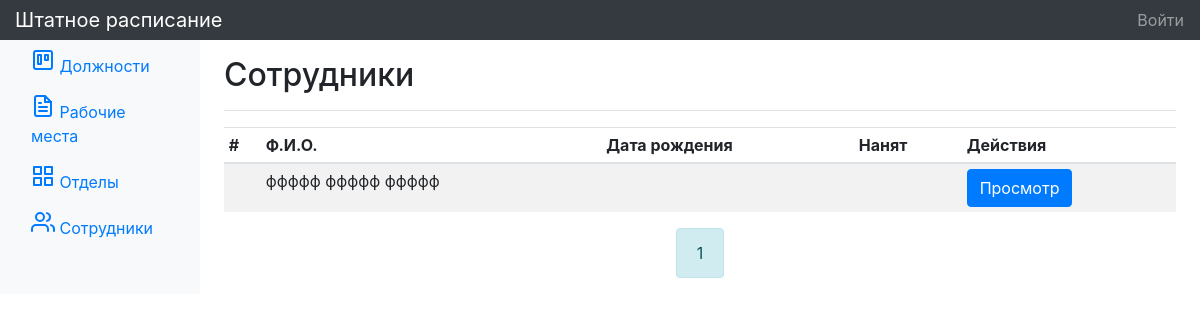
Page /employees on the earlier database version.
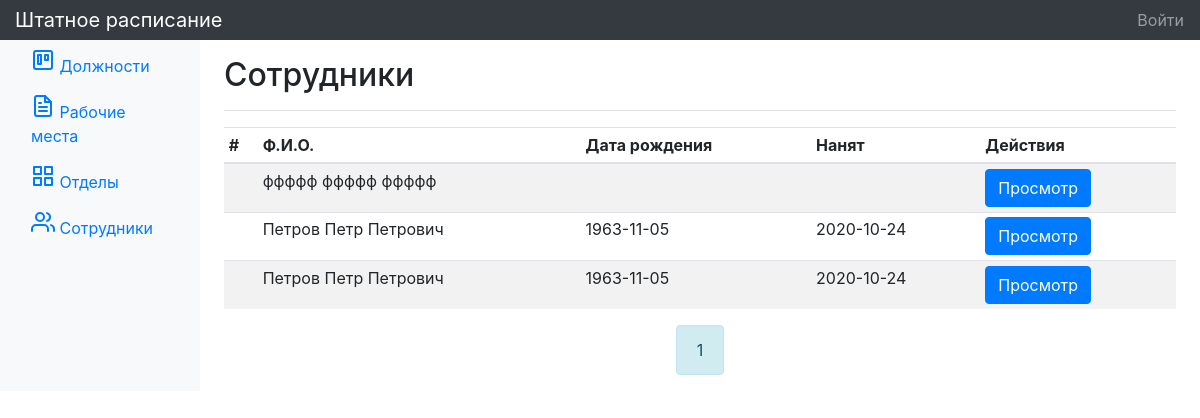
Same page on the later database version.
### tables this page shows
CREATE TABLE `employees` (
  `id` int(11) NOT NULL,
  `firstname` varchar(20) NOT NULL,
  `surname` varchar(20) NOT NULL,
  `patronymic` varchar(20) NOT NULL,
  `birthday` date DEFAULT NULL,
  `hired` date DEFAULT NULL,
  `fired` date DEFAULT NULL,
  `medical_exam` date DEFAULT NULL
);

### index.php (called while the page is built, shortened)
<?php
spl_autoload_register(function ($class) {
   $path = str_replace('\\', '/', $class . '.php');
});
$router = new Router();
$router->run();

### app/controllers/EmployeeController.php (called while the page is built, shortened)
<?php
class EmployeeController extends Controller
{
    public function index($page = 1) {
        $employee          = new Employee();
        $numberOfEmployees = (int) $employee->count();
        $employeePerPage   = 20;
        $pages             = (int) ceil($numberOfEmployees / $employeePerPage);
        if ($page === 1) $offset = 0;
        else $offset = $page * $employeePerPage;
        $employees = $employee->all()->take(
            $employeePerPage, $offset
        )->get();
        $paginator = new Paginator($pages, $page, 2, '../employees/page/');
        $this->view->render('Сотрудники', [
            'employees' => $employees,
            'paginator' => $paginator
        ]);
    }
}

### app/core/Db.php (called while the page is built, shortened)
<?php
class Db
{
    public function __construct()
    {
        try {
            $this->db = new PDO(
                'mysql:host=' . $_ENV['DB_HOST'] .
                ';port=' . $_ENV['DB_PORT'] .
                ';dbname=' . $_ENV['DB_DATABASE'],
                $_ENV['DB_USERNAME'],
                $_ENV['DB_PASSWORD']
            );
        } catch (\PDOException $e) {
            View::error_page_with_message($e->getMessage());
        }
    }
}

### app/core/Model.php (called while the page is built, shortened)
<?php
class Model
{
    private   $get_method   = 'fetchAll';
    protected $db;
    protected $table_name;
    protected $preparedData = [];
    protected $sql;
    public function __construct()
    {
        $db = new Db();
        $this->db = $db->db;
    }
    public function count()
    {
        $this->sql = "SELECT COUNT(*) FROM $this->table_name";
        $this->get_method = $this::FETCH_METHOD;
        return $this->get();
    }
    public function all()
    {
        $this->sql = "SELECT * FROM $this->table_name";
        return $this;
    }
    public function take(int $number, int $offset = null)
    {
        $this->get_method = $this::FETCH_ALL_METHOD;
        if ($offset !== null) $this->sql .= " LIMIT $number OFFSET $offset";
        else $this->sql .= " LIMIT $number";
        return $this;
    }
    public function get()
    {
        if ($this->issetSql()) {
            $this->stmt = $this->db->prepare($this->sql);
            if (!empty($this->preparedData)) $result = $this->stmt->execute($this->preparedData);
            else $result = $this->stmt->execute();
            try {
                if ($result === true) {
                    $method = $this->get_method;
                    return $this->stmt->$method();
                }
                else throw new \PDOException($this->stmt->errorInfo());
            } catch (\PDOException $e) {
                View::error_page_with_message($e->getMessage());
            }
        }
    }
    private function issetSql()
    {
        try {
            if ($this->sql === '') {
                throw new \Exception('Нарушен порядок построения запроса');
            } else {
                return true;
            }
        } catch (\Exception $e) {
            View::error_page_with_message($e->getMessage());
        }
    }
}

### app/models/User.php (called while the page is built, shortened)
<?php
class User extends Model
{
    public static function isAdmin() {
        if (isset($_SESSION['username']) && $_SESSION['username'] === 'admin') return true;
        else return false;
    }
}

### app/views/employee/index.php (the view, shortened to what this page needs)
<?php if (empty($employees)) : ?>
    <div class="alert alert-primary" role="alert">
        Добавьте сотрудников.
    </div>
<?php else : ?>
    <div class="table-responsive">
        <table class="table table-striped table-sm">
            <thead>
                <tr>
                    <th>#</th>
                    <th>Ф.И.О.</th>
                    <th>Дата рождения</th>
                    <th>Нанят</th>
                    <th>Действия</th>
                </tr>
            </thead>
            <tbody>
                <?php foreach ($employees as $employee) : ?>
                    <tr>
                        <td></td>
                        <td><?= $employee['surname'] ?> <?= $employee['firstname'] ?> <?= $employee['patronymic'] ?></td>
                        <td><?= $employee['birthday'] ?></td>
                        <td><?= $employee['hired'] ?></td>
                        <td>
                            <a href="/employee/<?= $employee['id'] ?>" class="btn btn-primary">Просмотр</a>
                        </td>
                    </tr>
                <?php endforeach; ?>
            </tbody>
        </table>
    </div>
    <?php $paginator->render() ?>
<?php endif; ?>

### app/core/Router.php (shortened to what this page needs)
<?php
class Router
{
    protected $routes       = [];
    protected $params       = [];
    protected $extraParams  = [];
    public function __construct()
    {
        $routes = require 'app/config/routes.php';
        $this->routes = $routes;
    }
    public function run()
    {
        $match = $this->match3();
        if ($match !== false) {
            $path = 'app\controllers\\' . ucfirst($this->params['controller']) . 'Controller';
            if (class_exists($path)) {
                $action = $this->params['action'];
                if (method_exists($path, $action)) {
                    $controller = new $path($this->params);
                    if (count($this->extraParams) === 0) $controller->$action();
                    else $controller->$action(...$this->extraParams);
                } else {
                    View::errorCode(404);
                }
            } else {
                View::errorCode(404);
            }
        } else {
            View::errorCode(404);
        }
    }
    private function match3()
    {
        $url = explode('/', trim($_SERVER['REQUEST_URI'], '/'));
        $numberOfUrlParts = count($url);
        $found = false;
        foreach ($this->routes as $route => $params) {
            $route = explode('/', trim($route, '/'));
            $extraParams = [];
            if (count($route) === $numberOfUrlParts) {
                $conformity = false;
                for ($i = 0; $i < $numberOfUrlParts; $i++) {
                    if ($url[$i] === $route[$i]) $conformity = true;
                    else {
                        $conformity = false;
                        break;
                    }
                }
            }
            else continue;
            if ($conformity === true) {
                $this->params       = $params;
                $this->extraParams  = $extraParams;
                $found = true;
                break;
            }
            else {
                $found = false;
                continue;
            }
        }
        if ($found === true) return true;
        else return false;
    }
    private function isParam(string $str) {
        if (
            substr($str, 0, 1) === '{' &&
            substr($str, strlen($str) - 1, 1) === '}'
        ) return true;
        else return false;
    }
}

### app/lib/Paginator.php (shortened to what this page needs)
<?php
class Paginator
{
    private $buttons = [];
    function __construct(int $pages, int $page, int $side_buttons_limit, string $link)
    {
        $start = $page - $side_buttons_limit;
        $end = $page + $side_buttons_limit;
        for ($j = 1; $j <= $pages; $j++) {
            if ($j >= $start && $j <= $end) {
                if ($j == $page) {
                    $this->add($link, $page, 'alert alert-info', $j);
                }
                else {
                    $this->add($link, $j, 'alert alert-light', $j);
                }
            }
        }
    }
    private function add(string $link, int $page, string $class, string $symbol) {
        $this->buttons[] = '<a href="' . $link . $page . '" class="' . $class . '" role="alert">' . $symbol . '</a>';
    }
    public function render() {
        echo '<div class="pagination justify-content-center">';
        foreach ($this->buttons as $button) echo $button;
        echo '</div>';
    }
}

### app/core/View.php (shortened to what this page needs)
<?php
class View
{
    public $path;
    public $layout = 'newlayout';
    public function __construct($route)
    {
        $this->path = $route['controller'] . '/' . $route['action'];
    }
    public function render($title, $vars = [])
    {
        if (file_exists('app/views/' . $this->path . '.php'))
        {
            require 'app/views/' . $this->path . '.php';
            $content = ob_get_clean();
            require 'app/views/layouts/' . $this->layout . '.php';
        } else {
            echo 'Вид не найден: ' . $this->path;
            View::errorCode(404);
        }
    }
}

### app/views/layouts/newlayout.php (shortened to what this page needs)
<!doctype html>
<html lang="ru">
    <head>
        <link rel="stylesheet" href="https://maxcdn.bootstrapcdn.com/bootstrap/4.0.0/css/bootstrap.min.css">
    </head>
    <body>
        <nav class="navbar navbar-dark sticky-top bg-dark flex-md-nowrap p-0">
            <a class="navbar-brand col-sm-3 col-md-2 mr-0" href="#">Штатное расписание</a>
            <ul class="navbar-nav px-3">
                <?php if (\app\models\User::isAdmin()) : ?>
                    <li class="nav-item text-nowrap">
                        <a class="nav-link" href="/logout">Выйти</a>
                    </li>
                <?php else : ?>
                    <li class="nav-item text-nowrap">
                        <a class="nav-link" href="/signin">Войти</a>
                    </li>
                <?php endif; ?>
            </ul>
        </nav>
        <div class="container-fluid">
            <div class="row">
                <nav class="col-md-2 d-none d-md-block bg-light sidebar">
                    <div class="sidebar-sticky">
                        <ul class="nav flex-column">
                            <li class="nav-item">
                                <a class="nav-link" href="/positions">
                                    <span data-feather="trello"></span>
                                    Должности
                                </a>
                            </li>
                            <li class="nav-item">
                                <a class="nav-link" href="/workplaces">
                                    <span data-feather="file-text"></span>
                                    Рабочие места
                                </a>
                            </li>
                            <li class="nav-item">
                                <a class="nav-link" href="/departments">
                                    <span data-feather="grid"></span>
                                    Отделы
                                </a>
                            </li>
                            <li class="nav-item">
                                <a class="nav-link" href="/employees">
                                    <span data-feather="users"></span>
                                    Сотрудники
                                </a>
                            </li>
                        </ul>
                    </div>
                </nav>
                <main role="main" class="col-md-9 ml-sm-auto col-lg-10 pt-3 px-4">
                    <div class="d-flex justify-content-between flex-wrap flex-md-nowrap align-items-center pb-2 mb-3 border-bottom">
                        <h1 class="h2"><?= $title ?></h1>
                    </div>
                    <?php echo $content ?>
                </main>
            </div>
        </div>
    </body>
</html>

Differences in the rows shown:
added employees: surname "Петров", firstname "Петр", patronymic "Петрович", birthday "1963-11-05", hired "2020-10-24"
added employees: surname "Петров", firstname "Петр", patronymic "Петрович", birthday "1963-11-05", hired "2020-10-24"
